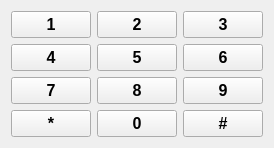
<?xml version="1.0" encoding="UTF-8"?>
<ui version="4.0">
 <class>DialpadWidget</class>
 <widget class="QWidget" name="DialpadWidget">
  <property name="geometry">
   <rect>
    <x>0</x>
    <y>0</y>
    <width>192</width>
    <height>116</height>
   </rect>
  </property>
  <property name="windowTitle">
   <string>Form</string>
  </property>
  <layout class="QGridLayout" name="gridLayout">
   <item row="0" column="0">
    <widget class="QPushButton" name="buttonOne">
     <property name="sizePolicy">
      <sizepolicy hsizetype="Fixed" vsizetype="Fixed">
       <horstretch>0</horstretch>
       <verstretch>0</verstretch>
      </sizepolicy>
     </property>
     <property name="font">
      <font>
       <pointsize>12</pointsize>
       <weight>75</weight>
       <bold>true</bold>
      </font>
     </property>
     <property name="text">
      <string>1</string>
     </property>
    </widget>
   </item>
   <item row="0" column="2">
    <widget class="QPushButton" name="buttonThree">
     <property name="font">
      <font>
       <pointsize>12</pointsize>
       <weight>75</weight>
       <bold>true</bold>
      </font>
     </property>
     <property name="text">
      <string>3</string>
     </property>
    </widget>
   </item>
   <item row="0" column="1">
    <widget class="QPushButton" name="buttonTwo">
     <property name="sizePolicy">
      <sizepolicy hsizetype="Fixed" vsizetype="Fixed">
       <horstretch>0</horstretch>
       <verstretch>0</verstretch>
      </sizepolicy>
     </property>
     <property name="font">
      <font>
       <pointsize>12</pointsize>
       <weight>75</weight>
       <bold>true</bold>
      </font>
     </property>
     <property name="text">
      <string>2</string>
     </property>
    </widget>
   </item>
   <item row="1" column="0">
    <widget class="QPushButton" name="buttonFour">
     <property name="sizePolicy">
      <sizepolicy hsizetype="Fixed" vsizetype="Fixed">
       <horstretch>0</horstretch>
       <verstretch>0</verstretch>
      </sizepolicy>
     </property>
     <property name="font">
      <font>
       <pointsize>12</pointsize>
       <weight>75</weight>
       <bold>true</bold>
      </font>
     </property>
     <property name="text">
      <string>4</string>
     </property>
    </widget>
   </item>
   <item row="1" column="1">
    <widget class="QPushButton" name="buttonFive">
     <property name="sizePolicy">
      <sizepolicy hsizetype="Fixed" vsizetype="Fixed">
       <horstretch>0</horstretch>
       <verstretch>0</verstretch>
      </sizepolicy>
     </property>
     <property name="font">
      <font>
       <pointsize>12</pointsize>
       <weight>75</weight>
       <bold>true</bold>
      </font>
     </property>
     <property name="text">
      <string>5</string>
     </property>
    </widget>
   </item>
   <item row="1" column="2">
    <widget class="QPushButton" name="buttonSix">
     <property name="sizePolicy">
      <sizepolicy hsizetype="Fixed" vsizetype="Fixed">
       <horstretch>0</horstretch>
       <verstretch>0</verstretch>
      </sizepolicy>
     </property>
     <property name="font">
      <font>
       <pointsize>12</pointsize>
       <weight>75</weight>
       <bold>true</bold>
      </font>
     </property>
     <property name="text">
      <string>6</string>
     </property>
    </widget>
   </item>
   <item row="2" column="0">
    <widget class="QPushButton" name="buttonSeven">
     <property name="sizePolicy">
      <sizepolicy hsizetype="Fixed" vsizetype="Fixed">
       <horstretch>0</horstretch>
       <verstretch>0</verstretch>
      </sizepolicy>
     </property>
     <property name="font">
      <font>
       <pointsize>12</pointsize>
       <weight>75</weight>
       <bold>true</bold>
      </font>
     </property>
     <property name="text">
      <string>7</string>
     </property>
    </widget>
   </item>
   <item row="2" column="1">
    <widget class="QPushButton" name="buttonEight">
     <property name="sizePolicy">
      <sizepolicy hsizetype="Fixed" vsizetype="Fixed">
       <horstretch>0</horstretch>
       <verstretch>0</verstretch>
      </sizepolicy>
     </property>
     <property name="font">
      <font>
       <pointsize>12</pointsize>
       <weight>75</weight>
       <bold>true</bold>
      </font>
     </property>
     <property name="text">
      <string>8</string>
     </property>
    </widget>
   </item>
   <item row="2" column="2">
    <widget class="QPushButton" name="buttonNine">
     <property name="sizePolicy">
      <sizepolicy hsizetype="Fixed" vsizetype="Fixed">
       <horstretch>0</horstretch>
       <verstretch>0</verstretch>
      </sizepolicy>
     </property>
     <property name="font">
      <font>
       <pointsize>12</pointsize>
       <weight>75</weight>
       <bold>true</bold>
      </font>
     </property>
     <property name="text">
      <string>9</string>
     </property>
    </widget>
   </item>
   <item row="3" column="0">
    <widget class="QPushButton" name="buttonStar">
     <property name="sizePolicy">
      <sizepolicy hsizetype="Fixed" vsizetype="Fixed">
       <horstretch>0</horstretch>
       <verstretch>0</verstretch>
      </sizepolicy>
     </property>
     <property name="font">
      <font>
       <pointsize>12</pointsize>
       <weight>75</weight>
       <bold>true</bold>
      </font>
     </property>
     <property name="text">
      <string>*</string>
     </property>
    </widget>
   </item>
   <item row="3" column="1">
    <widget class="QPushButton" name="buttonZero">
     <property name="sizePolicy">
      <sizepolicy hsizetype="Fixed" vsizetype="Fixed">
       <horstretch>0</horstretch>
       <verstretch>0</verstretch>
      </sizepolicy>
     </property>
     <property name="font">
      <font>
       <pointsize>12</pointsize>
       <weight>75</weight>
       <bold>true</bold>
      </font>
     </property>
     <property name="text">
      <string>0</string>
     </property>
    </widget>
   </item>
   <item row="3" column="2">
    <widget class="QPushButton" name="buttonPound">
     <property name="sizePolicy">
      <sizepolicy hsizetype="Fixed" vsizetype="Fixed">
       <horstretch>0</horstretch>
       <verstretch>0</verstretch>
      </sizepolicy>
     </property>
     <property name="font">
      <font>
       <pointsize>12</pointsize>
       <weight>75</weight>
       <bold>true</bold>
      </font>
     </property>
     <property name="text">
      <string>#</string>
     </property>
    </widget>
   </item>
  </layout>
 </widget>
 <resources/>
 <connections/>
</ui>
